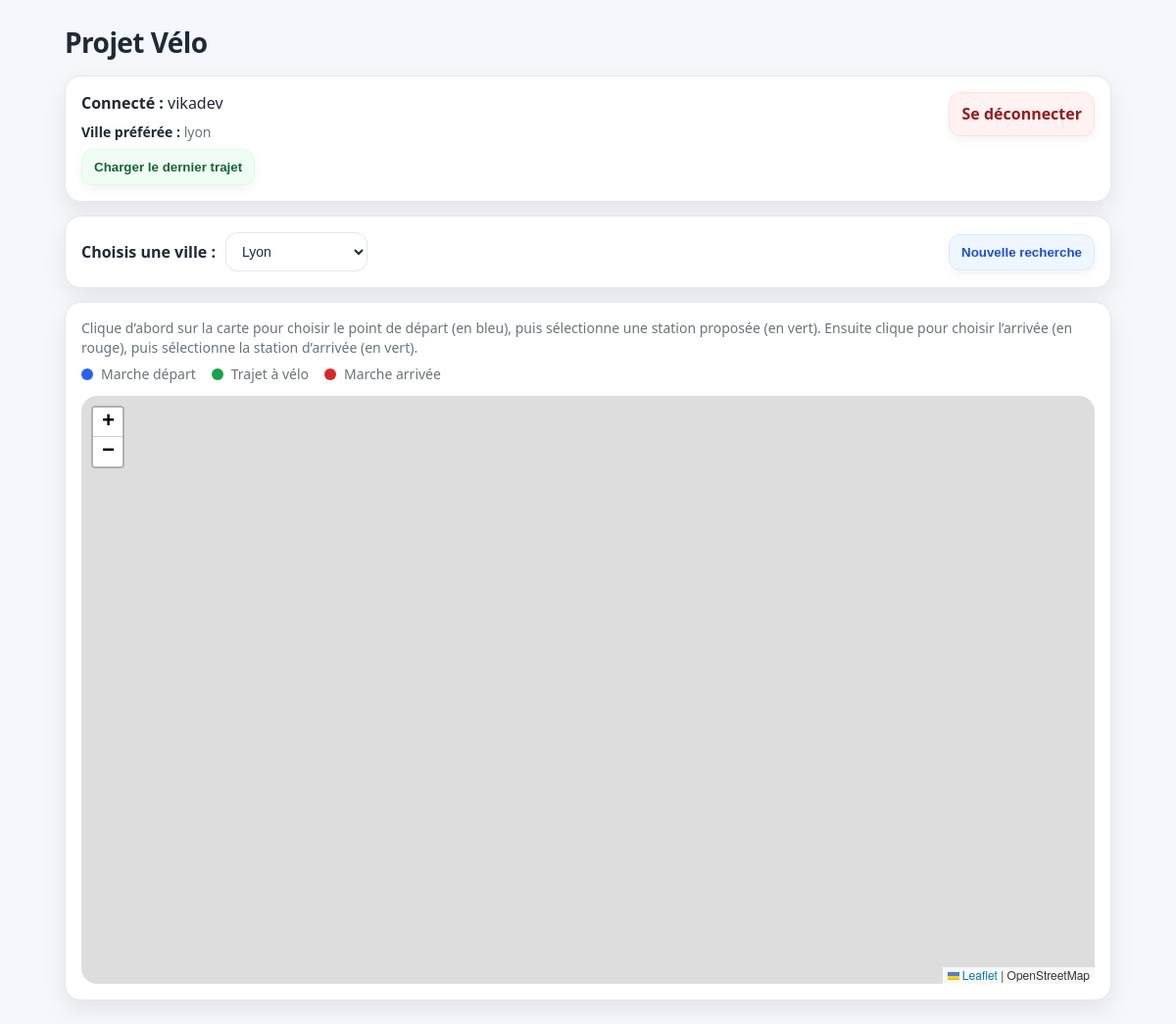
Page / (signed in) on the committed database.
### app.py (models this page shows)
class User(UserMixin, db.Model):
    id = db.Column(db.Integer, primary_key=True)
    username = db.Column(db.String(250), unique=True, nullable=False)
    password = db.Column(db.String(250), nullable=False)
    preferedcity = db.Column(db.String(250), nullable=True)
    lastitinerary = db.Column(db.Text, nullable=True)

### app.py (the view)
@app.route("/")
def index():
    return render_template("index.html")

### app.py (called while the page is built)
@login_manager.user_loader
def loader_user(user_id):
    return db.session.get(User, int(user_id))

### templates/index.html (shortened to what this page needs)
<!DOCTYPE html>
<html lang="fr">
<head>
    <link rel="stylesheet" href="https://unpkg.com/leaflet/dist/leaflet.css" />
</head>
<body>
<div class="container">
    <div class="header">
        <div>
            <h1 class="title">Projet Vélo</h1>
        </div>
    </div>
    {% if not current_user.is_authenticated %}
    <div class="auth-wrapper">
        <div class="card">
            <h2 style="margin-top:0;">Bienvenue</h2>
            <p class="help-text" style="margin-bottom:0;">
                Connecte-toi ou crée un compte pour accéder à la carte de vélos !!
            </p>
        </div>
        <div class="auth-grid">
            <div class="card auth-box">
                <h2>Se connecter</h2>
                <form method="POST" action="/login">
                    <input type="text" name="username" placeholder="Nom d'utilisateur" required>
                    <input type="password" name="password" placeholder="Mot de passe" required>
                    <button type="submit" class="btn-primary">Connexion</button>
                </form>
            </div>
            <div class="card auth-box">
                <h2>Créer un compte</h2>
                <form method="POST" action="/register">
                    <input type="text" name="username" placeholder="Nom d'utilisateur" required>
                    <input type="password" name="password" placeholder="Mot de passe" required>
                    <button type="submit" class="btn-success">Créer le compte</button>
                </form>
            </div>
        </div>
    </div>
    {% else %}
    <div class="card">
        <div class="user-top">
            <div class="user-infos">
                <div><strong>Connecté :</strong> {{ current_user.username }}</div>
                <div class="info-line">
                    <strong>Ville préférée :</strong>
                    {{ current_user.preferedcity if current_user.preferedcity else "Aucune" }}
                </div>
                <div class="info-line">
                    {% if current_user.lastitinerary %}
                        <button type="button" id="btnLastTrip" class="link-btn btn-success">
                            Charger le dernier trajet
                        </button>
                    {% else %}
                        Aucun trajet enregistré
                    {% endif %}
                </div>
            </div>
            <div class="btns">
                <a href="/logout" class="link-btn btn-logout">Se déconnecter</a>
            </div>
        </div>
    </div>
    <div class="card controls">
        <div style="display:flex; flex-wrap:wrap; align-items:center; gap:10px;">
            <label for="villeSelect">Choisis une ville :</label>
            <select id="villeSelect">
                <option value="lyon" {% if current_user.preferedcity == "lyon" %}selected{% endif %}>Lyon</option>
            </select>
        </div>
        <div class="btns">
            <button id="btnReset" class="btn-primary">Nouvelle recherche</button>
        </div>
    </div>
    <div class="card">
        <p class="help-text">
            Clique d’abord sur la carte pour choisir le point de départ (en bleu), puis sélectionne une station proposée (en vert). Ensuite clique pour choisir l’arrivée (en rouge), puis sélectionne la station d’arrivée (en vert).
        </p>
        <div class="legend">
            <div class="legend-item"><span class="dot dot-blue"></span> Marche départ</div>
            <div class="legend-item"><span class="dot dot-green"></span> Trajet à vélo</div>
            <div class="legend-item"><span class="dot dot-red"></span> Marche arrivée</div>
        </div>
        <div id="map"></div>
    </div>
    {% endif %}
</div>
</body>
</html>

### templates/index.html (style rules this page uses)
:root { --bg:#f6f7fb; --card:#ffffff; --text:#1f2937; --muted:#6b7280; --border:#e5e7eb; --shadow:0 10px 25px rgba(0,0,0,.08); --radius:16px; --green:#16a34a; --red:#dc2626; --blue:#2563eb; }
* { box-sizing:border-box; }
body { margin:0; font-family:system-ui, -apple-system, Segoe UI, Roboto, Arial, sans-serif; color:var(--text); background:var(--bg); line-height:1.4; }
.container { max-width:1100px; margin:24px auto; padding:0 16px; }
.header { display:flex; align-items:flex-start; justify-content:space-between; gap:12px; margin-bottom:14px; }
.title { margin:0; font-size:28px; letter-spacing:-0.02em; }
.card { background:var(--card); border:1px solid var(--border); border-radius:var(--radius); box-shadow:var(--shadow); padding:16px; margin-bottom:14px; }
.controls { display:flex; flex-wrap:wrap; align-items:center; justify-content:space-between; gap:12px; }
.btns { display:flex; gap:10px; flex-wrap:wrap; }
button, .link-btn { border:1px solid var(--border); background:#fff; padding:10px 12px; border-radius:12px; cursor:pointer; font-weight:600; color:var(--text); box-shadow:0 4px 10px rgba(0,0,0,.05); transition:transform .05s ease, filter .15s ease; text-decoration:none; display:inline-flex; align-items:center; justify-content:center; }
.btn-primary { border-color:#dbeafe; background:#eff6ff; color:#1d4ed8; }
.btn-success { border-color:#dcfce7; background:#f0fdf4; color:#166534; }
.btn-logout { border-color:#fee2e2; background:#fef2f2; color:#991b1b; }
select, input { border:1px solid var(--border); border-radius:12px; padding:10px 12px; font-size:14px; background:#fff; color:var(--text); }
label { font-weight:600; }
#map { height:75vh; min-height:500px; width:100%; border-radius:var(--radius); overflow:hidden; margin-top:12px; }
.user-top { display:flex; flex-wrap:wrap; justify-content:space-between; align-items:flex-start; gap:12px; }
.user-infos { display:grid; gap:8px; }
.info-line { color:var(--muted); font-size:14px; }
.info-line strong { color:var(--text); }
.legend { display:flex; flex-wrap:wrap; gap:10px 16px; font-size:14px; color:var(--muted); margin-top:8px; }
.legend-item { display:flex; align-items:center; gap:8px; }
.dot { width:12px; height:12px; border-radius:999px; display:inline-block; }
.dot-blue { background:var(--blue); }
.dot-green { background:var(--green); }
.dot-red { background:var(--red); }
.help-text { font-size:14px; color:var(--muted); margin:0; }

### rows in the picture
User: username "vikadev", preferedcity "lyon", preferedcity "Lyon"
